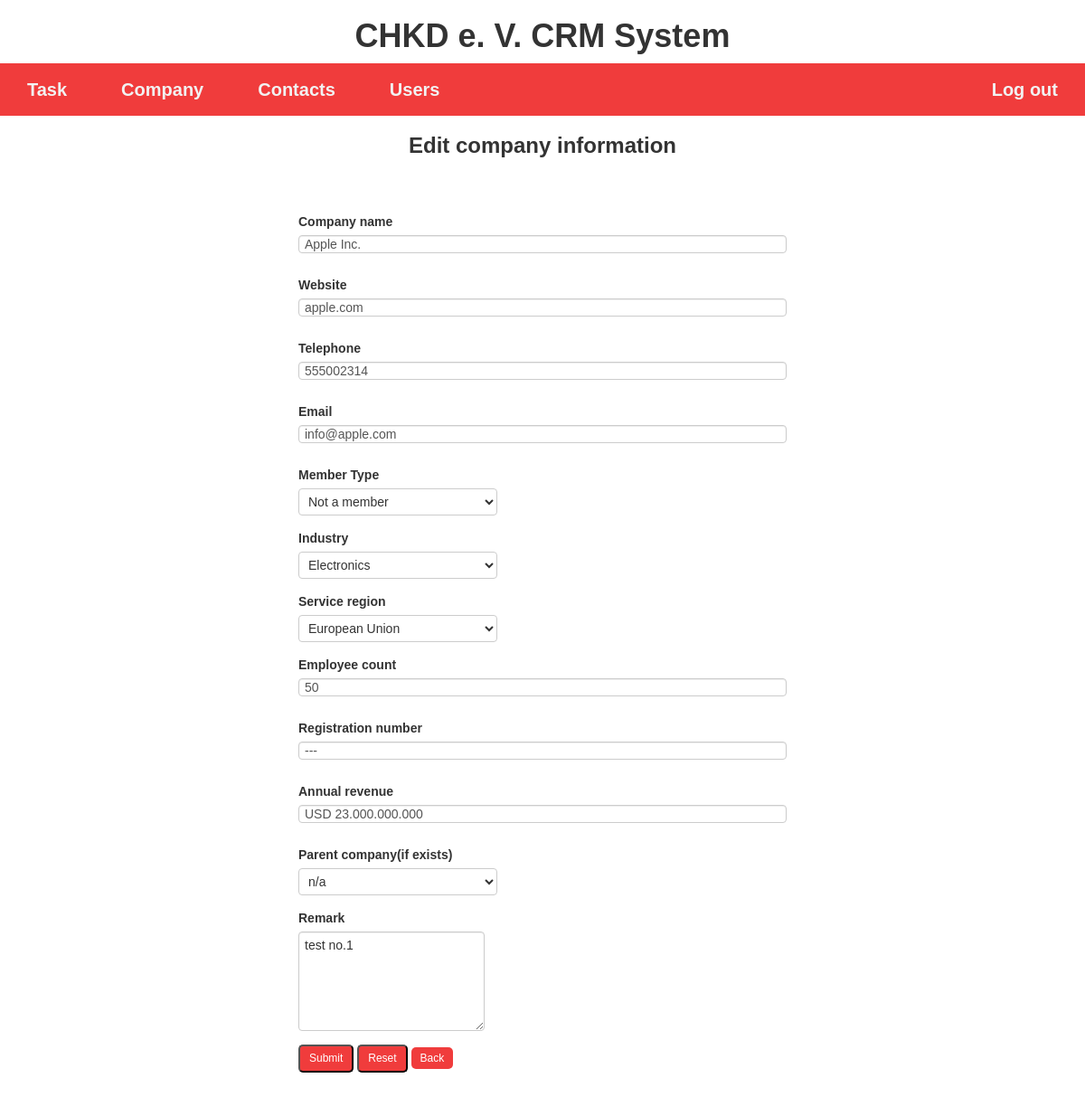
Before: /content/edit_company.php?company_id=2 with the older database file.
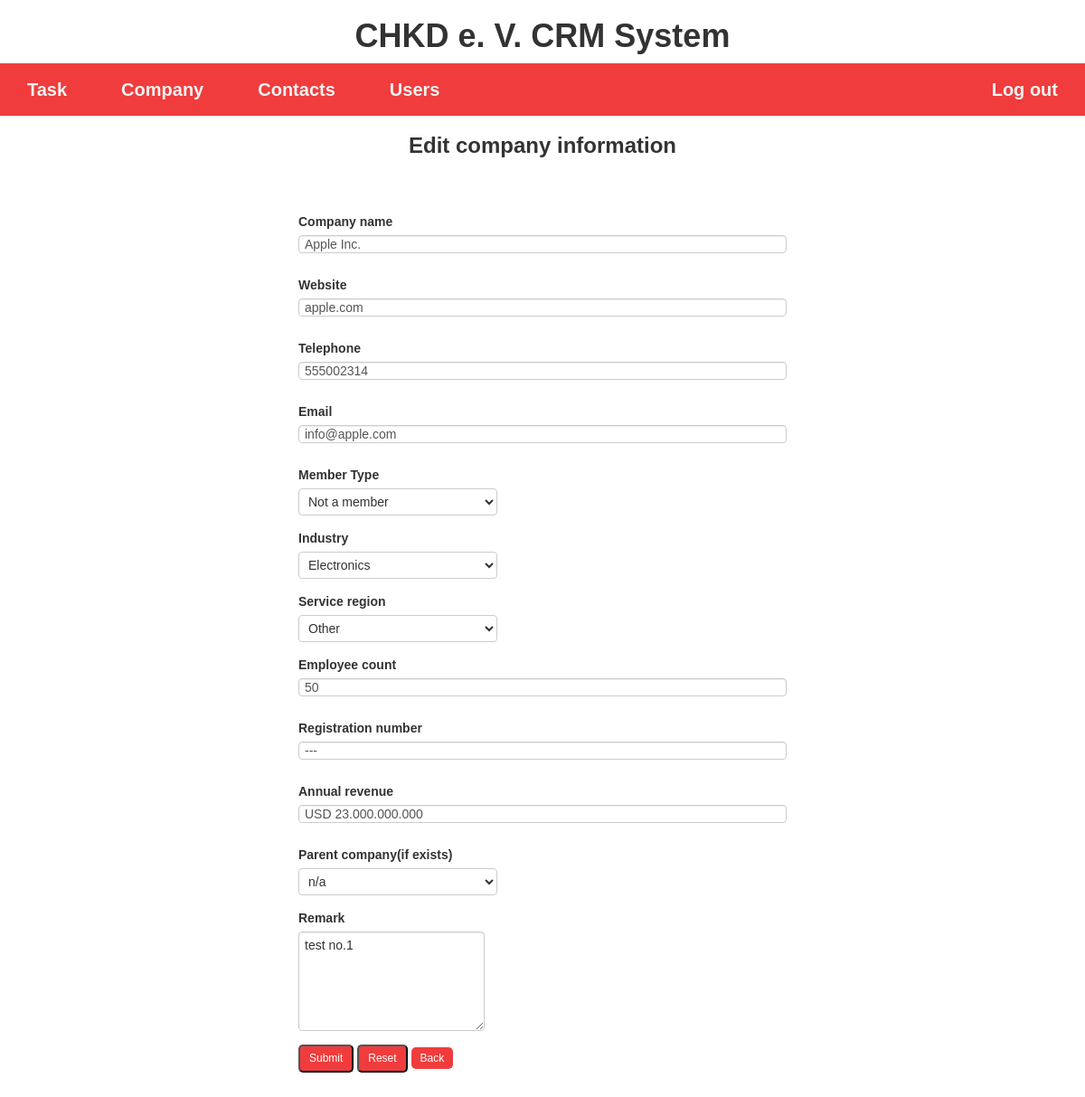
After: the same page with the newer database file.
### tables this page shows
CREATE TABLE IF NOT EXISTS `company` (
  `company_id` INT(11) NOT NULL AUTO_INCREMENT,
  `name_de` VARCHAR(150) NOT NULL  ,
  `website` VARCHAR(255) NULL  ,
  `c_tel` VARCHAR(20) NOT NULL  ,
  `c_email` VARCHAR(150) NOT NULL  ,
  `service_region` ENUM('EU', 'Western Europe', 'Germany and German-speaking region', 'Other') NOT NULL,
  `employee_count` INT(8) NULL,
  `registration_nr` VARCHAR(15) NULL  ,
  `annual_revenue` VARCHAR(20) NULL,
  `c_remark` TEXT NULL,
  `c_date_added` DATETIME NOT NULL DEFAULT NOW(),
  `member_type` ENUM('Board', 'Counsil', 'Class A', 'Class B', 'Automotive Committee', 'Support', 'Not') NOT NULL,
  `industry` ENUM('Agro', 'Metal', 'Automobile', 'Construction', 'Pharmaceutical', 'Finance', 'Media', 'Electronics', 'Logistic', 'Textile', 'Energy', 'Other') NOT NULL,
  `parent_company` INT(11) NULL,
  PRIMARY KEY (`company_id`),
  CONSTRAINT `parent_company`
    FOREIGN KEY (`parent_company`)
    REFERENCES `company` (`company_id`)
    ON DELETE SET NULL);

### content/edit_company.php (the view, shortened to what this page needs)
<?php
  require_once('../conn.php');
  $company_id = isset($_GET['company_id'])? $_GET['company_id'] : '';
  $sql = "SELECT * FROM company WHERE company_id = '$company_id' ";
  $result = mysqli_query($conn, $sql);
  $row = mysqli_fetch_assoc($result);
?>
<?php include_once ('../page/head.php') ?>
<h1 style="text-align: center; font-weight:bolder;">CHKD e. V. CRM System</h1>
<?php include_once ('../page/menu.php') ?>
<h3 style="text-align: center; font-weight:bolder;"><b>Edit company information</b></h3>
<br>
<form method="post" action="update_company.php" class="wrapper1">
  <div class="form-group">
    <label>Company name</label>
    <input type="text" name="name_de" class="form-control" value="<?php echo isset ($row['name_de'])?$row['name_de']:''; ?>">
  </div>
  <div class="form-group">
    <label>Website</label>
    <input type="text" name="website" class="form-control" value="<?php echo isset ($row['website'])?$row['website']:''; ?>">
  </div>
  <div class="form-group">
    <label>Telephone</label>
    <input type="text" name="c_tel" class="form-control" value="<?php echo isset ($row['c_tel'])?$row['c_tel']:''; ?>">
  </div>
  <div class="form-group">
    <label>Email</label>
    <input type="text" name="c_email" class="form-control" value="<?php echo isset ($row['c_email'])?$row['c_email']:''; ?>">
  </div>
  <div class="form-group">
    <label>Member Type</label>
    <br>
    <select name="member_type" value="<?php echo $row['member_type']; ?>">
      <option value="Not" <?php if($row['member_type'] == 'Not') echo 'selected="selected"'; ?>>Not a member</option>
    </select>
  </div>
  <div class="form-group">
    <label>Industry</label>
    <br>
    <select name="industry" value="<?php echo $row['industry']; ?>">
      <option value="Electronics" <?php if($row['industry'] == 'Electronics') echo 'selected="selected"'; ?>>Electronics</option>
    </select>
  </div>
  <div class="form-group">
    <label>Service region</label>
    <br>
    <select name="service_region" value="<?php echo $row['service_region']; ?>">
      <option value="EU" <?php if($row['service_region'] == 'EU') echo 'selected="selected"'; ?>>European Union</option>
      <option value="Other" <?php if($row['service_region'] == 'Other') echo 'selected="selected"'; ?>>Other</option>
    </select>
  </div>
  <div class="form-group">
    <label>Employee count</label>
    <input type="text" name="employee_count" class="form-control" value="<?php echo isset ($row['employee_count'])?$row['employee_count']:''; ?>">
  </div>
  <div class="form-group">
    <label>Registration number</label>
    <input type="text" name="registration_nr" class="form-control" value="<?php echo isset ($row['registration_nr'])?$row['registration_nr']:''; ?>">
  </div>
  <div class="form-group">
    <label>Annual revenue</label>
    <input type="text" name="annual_revenue" class="form-control" value="<?php echo isset ($row['annual_revenue'])?$row['annual_revenue']:''; ?>">
  </div>
  <div class="form-group">
    <label>Parent company(if exists)</label>
    <br>
    <select name="parent_company">
      <option value="1">n/a</option>
    </select>
  </div>
  <div class="form-group">
    <label>Remark</label>
    <br>
    <textarea rows="5" cols="50" name="c_remark"><?php echo isset ($row['c_remark'])?$row['c_remark']:''; ?></textarea>
  </div>
  <div class="form-group">
    <input type="submit" name="submit" class="btnsml" value="Submit">
    <input type="reset" class="btnsml" value="Reset">
    <a href="company.php" class="btnsml">Back</a>
  </div>
</form>
</body>
</html>

Changed rows visible on the page:
changed company "Apple Inc.": service_region "European Union" → "Other"
